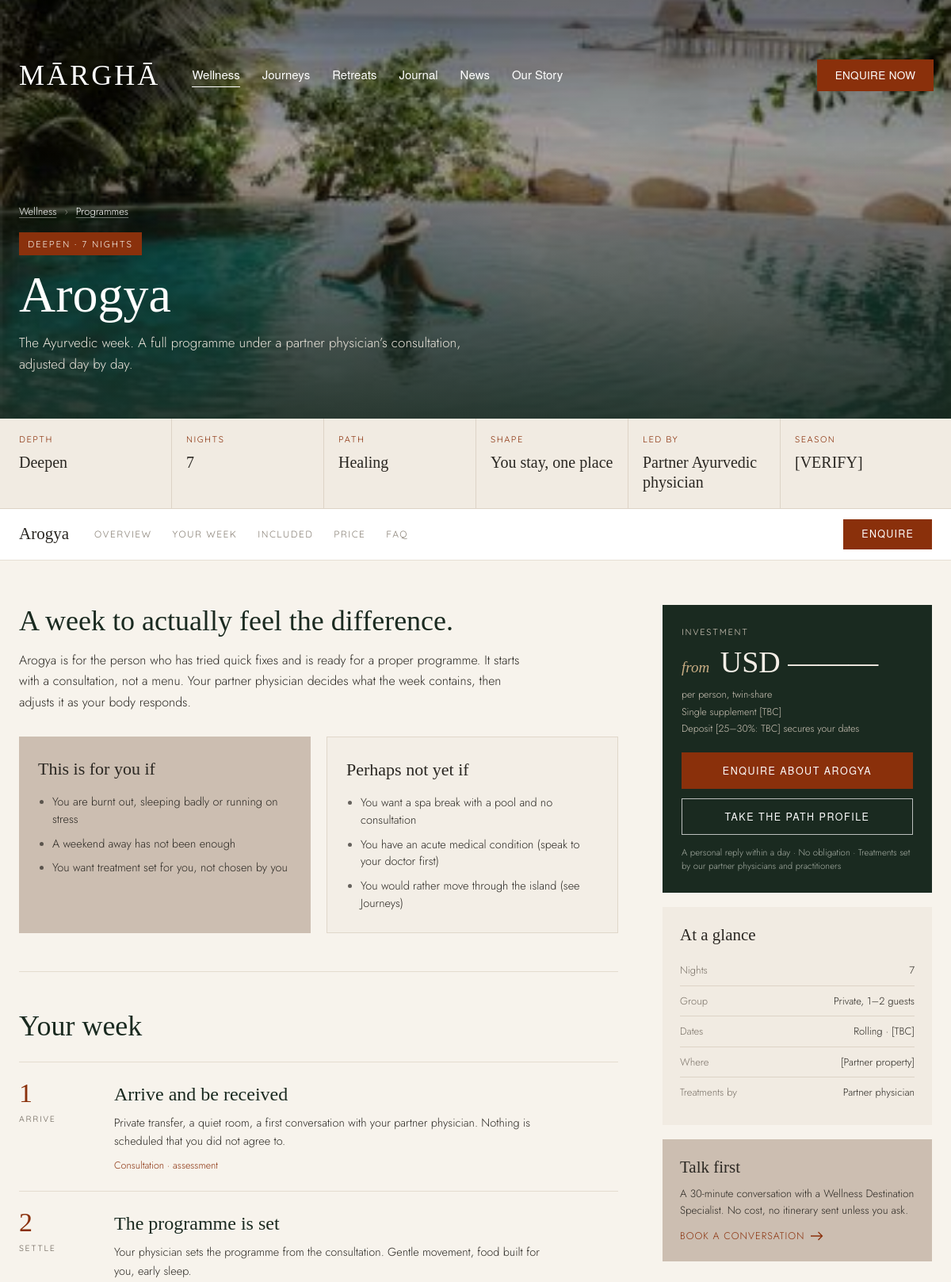
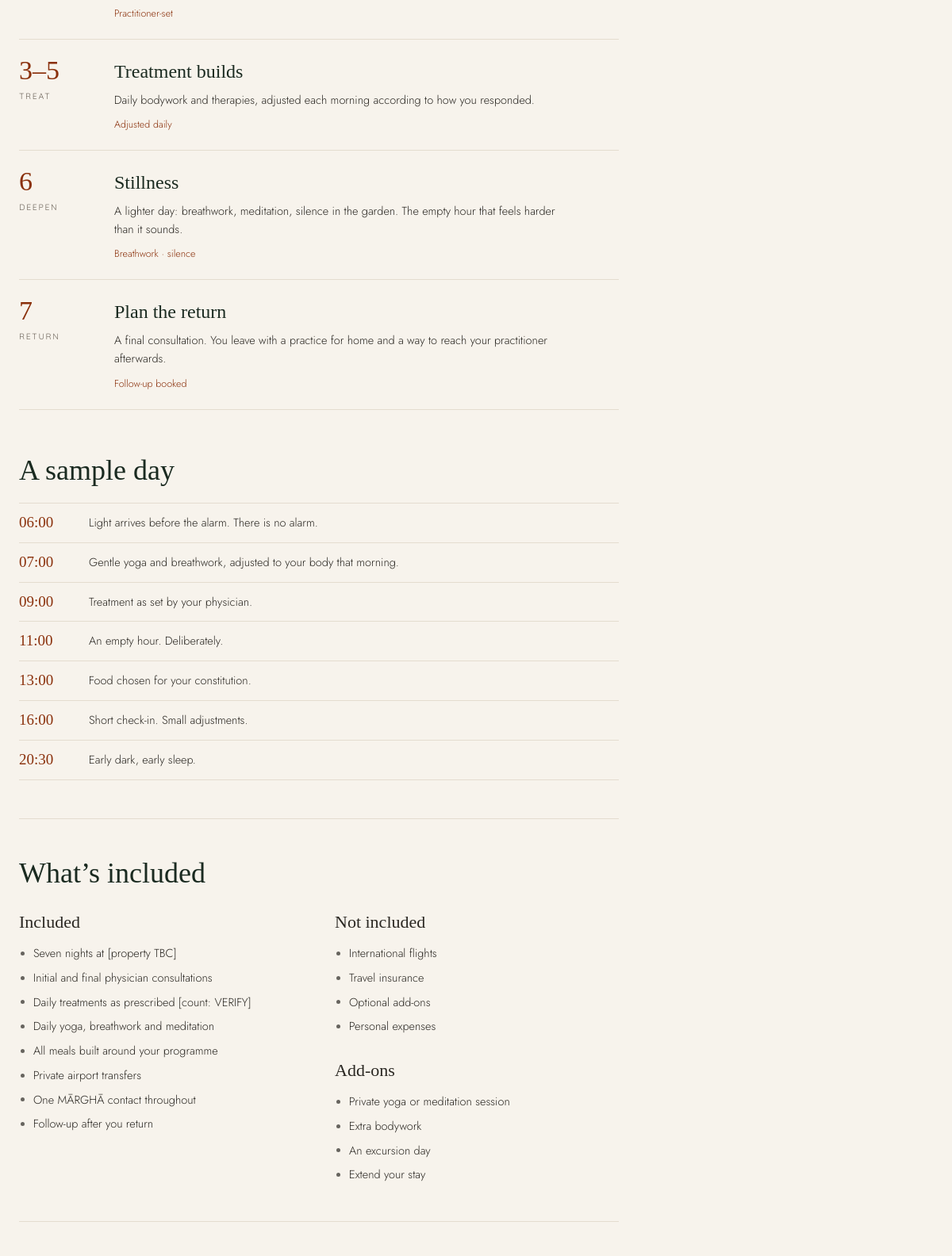
Screenshot of /wellness/package.php?p=arogya (upper part) with the database file from the repository (2 pictures, top to bottom).
### tables this page shows
CREATE TABLE IF NOT EXISTS wellness_programmes (
    id           INT UNSIGNED AUTO_INCREMENT PRIMARY KEY,
    slug         VARCHAR(140) NOT NULL,
    title        VARCHAR(160) NOT NULL,
    depth        VARCHAR(60)  NOT NULL DEFAULT 'begin',
    path         VARCHAR(60)  NOT NULL DEFAULT 'rest',
    audience     VARCHAR(255) NOT NULL DEFAULT 'solo',
    nights       VARCHAR(40)  NOT NULL DEFAULT '',
    image        VARCHAR(255) NOT NULL DEFAULT '',
    summary      VARCHAR(300) NOT NULL DEFAULT '',
    description  MEDIUMTEXT NULL,
    is_active    TINYINT(1) NOT NULL DEFAULT 1,
    sort_order   SMALLINT NOT NULL DEFAULT 0,
    created_at   DATETIME NOT NULL DEFAULT CURRENT_TIMESTAMP,
    UNIQUE KEY uq_wellness_programmes_slug (slug)
);

### wellness/package.php (called while the page is built, shortened)
<?php
require dirname(__DIR__) . '/includes/bootstrap.php';
$package   = get_wellness_package((string) ($_GET['p'] ?? ''));
    ?>
    <?php
require ROOT_PATH . '/pages/wellness-package.php';

### includes/Database.php (called while the page is built, shortened)
<?php
final class Database
{
    private static ?PDO $pdo = null;
    private static bool $failed = false;
    public static function get(): ?PDO
    {
        if (self::$pdo !== null || self::$failed) {
            return self::$pdo;
        }
        try {
            $dsn = sprintf('mysql:host=%s;dbname=%s;charset=%s', DB_HOST, DB_NAME, DB_CHARSET);
            self::$pdo = new PDO($dsn, DB_USER, DB_PASS, [
                PDO::ATTR_ERRMODE            => PDO::ERRMODE_EXCEPTION,
                PDO::ATTR_DEFAULT_FETCH_MODE => PDO::FETCH_ASSOC,
                PDO::ATTR_EMULATE_PREPARES   => false,
            ]);
        } catch (Throwable $e) {
            self::$failed = true;
            error_log('[margha] DB connection failed: ' . $e->getMessage());
        }
        return self::$pdo;
    }
    public static function fetchAll(string $sql, array $params = []): ?array
    {
        $pdo = self::get();
        try {
            $stmt = $pdo->prepare($sql);
            $stmt->execute($params);
            return $stmt->fetchAll();
        } catch (Throwable $e) {
            error_log('[margha] Query failed: ' . $e->getMessage());
            return null;
        }
    }
}

### includes/content.php (called while the page is built, shortened)
<?php
function get_wellness_categories(string $type): array
{
    static $all = null;
    if ($all === null) {
        $all  = [];
        $rows = Database::fetchAll('SELECT type, slug, name FROM wellness_categories ORDER BY sort_order, id');
        if ($rows) {
            foreach ($rows as $r) {
                $all[$r['type']][$r['slug']] = $r['name'];
            }
        } else {
            $all = [
                'depth'    => ['begin' => 'Begin', 'deepen' => 'Deepen', 'immerse' => 'Immerse'],
                'path'     => ['rest' => 'Rest', 'soul' => 'Soul', 'healing' => 'Healing'],
                'audience' => ['solo' => 'Solo', 'women' => 'Women', 'couples' => 'Couples', 'teams' => 'Teams'],
            ];
        }
    }
    return $all[$type] ?? [];
}
function wellness_category_name(string $type, string $slug): string
{
    return get_wellness_categories($type)[$slug] ?? ucwords(str_replace('-', ' ', $slug));
}
function get_related_packages(array $pkg, int $limit = 3): array
{
    $all = array_values(array_filter(get_wellness_programmes(), fn($p) => $p['slug'] !== $pkg['slug']));
    $wanted = array_filter(array_map('trim', explode(',', (string) ($pkg['related'] ?? ''))));
    if ($wanted) {
        $bySlug = array_column($all, null, 'slug');
        return array_slice(array_values(array_filter(array_map(fn($s) => $bySlug[$s] ?? null, $wanted))), 0, $limit);
    }
    $pick  = [];
    return array_slice($pick, 0, $limit);
}
function package_week(string $text): array
{
    return array_map(function (array $parts) {
        if (count(array_filter($parts, 'strlen')) <= 3 && ($parts[3] ?? '') === '') {
            [$day, $title, $body] = array_pad($parts, 3, '');
            return [trim((string) preg_replace('/^days?\s*/i', '', $day)), '', $title, $body, ''];
        }
        return array_pad($parts, 5, '');
    }, text_items($text, 5));
}
function get_wellness_programmes(): array
{
    $rows = Database::fetchAll('SELECT * FROM wellness_programmes WHERE is_active = 1 ORDER BY sort_order, id');
    return $rows ?? wellness_fallback_packages();
}
function get_wellness_package(string $slug): ?array
{
    $rows = Database::fetchAll('SELECT * FROM wellness_programmes WHERE slug = ? LIMIT 1', [$slug]);
    $p = $rows[0] ?? null;
    return $p;
}

### includes/settings.php (called while the page is built, shortened)
<?php
function settings_schema(): array
{
    return $schema;
}
function settings_defaults(): array
{
    static $defaults = null;
    if ($defaults === null) {
        $defaults = [];
        foreach (settings_schema() as $group) {
            foreach ($group['fields'] as $key => $f) {
                $defaults[$key] = (string) $f['default'];
            }
        }
    }
    return $defaults;
}
function settings_saved(bool $refresh = false): array
{
    static $values = null;
    if ($values === null || $refresh) {
        $values = [];
    }
    return $values;
}
function setting(string $key): string
{
    return settings_saved()[$key] ?? settings_defaults()[$key] ?? '';
}

### pages/wellness-package.php (the view, shortened to what this page needs)
<?php
$p      = $package;
$v      = fn(string $k): string => trim((string) ($p[$k] ?? ''));
$name   = $v('title');
$depth  = wellness_category_name('depth', $v('depth'));
$path   = wellness_category_name('path', $v('path'));
$nights = $v('nights');
$nightsText = $nights !== '' ? str_replace('-', '–', $nights) . ' nights' : '';
$hero   = $v('hero_image') !== '' ? $v('hero_image') : $v('image');
$wellness = page_url('wellness');
$enquire  = url('enquire');
$note     = setting('wp_hero_note');
$facts  = text_items($v('facts')) ?: array_values(array_filter([['Depth', $depth], ['Nights', $nights], ['Path', $path]], fn($f) => $f[1] !== ''));
$glance = text_items($v('at_a_glance'));
$week   = package_week($v('week'));
$day    = text_items($v('sample_day'));
$inc    = text_lines($v('included'));
$exc    = text_lines($v('not_included'));
$add    = text_lines($v('addons'));
$faq    = text_items($v('faq'));
$fitFor = text_lines($v('fit_for'));
$fitNot = text_lines($v('fit_not'));
$related = get_related_packages($p);
$hasOverview = $v('headline') !== '' || $v('description') !== '' || $fitFor || $fitNot;
?>
<section class="pk-hero" aria-labelledby="pk-title">
    <?php if ($hero !== ''): ?><img class="pk-hero__bg" src="<?= e(img($hero)) ?>" alt="" fetchpriority="high"><?php endif; ?>
    <div class="container pk-hero__content">
        <p class="pk-crumbs"><a href="<?= e($wellness) ?>">Wellness</a> <span aria-hidden="true">›</span> <a href="<?= e($wellness . '#wp-packages') ?>">Programmes</a></p>
        <p class="pk-badge"><?= e(implode(' · ', array_filter([$depth, $nightsText]))) ?></p>
        <h1 class="pk-hero__title" id="pk-title"><?= e($name) ?></h1>
        <?php if ($v('summary') !== ''): ?><p class="pk-hero__text"><?= e($v('summary')) ?></p><?php endif; ?>
    </div>
</section>
<?php if ($facts): ?>
<div class="pk-facts" aria-label="Key facts">
    <dl class="container pk-facts__list">
        <?php foreach ($facts as [$label, $value]): ?>
        <div class="pk-fact"><dt><?= e($label) ?></dt><dd><?= e($value) ?></dd></div>
        <?php endforeach; ?>
    </dl>
</div>
<?php endif; ?>
<nav class="pk-nav" aria-label="<?= e($name) ?> sections" data-pk-nav>
    <div class="container pk-nav__inner">
        <span class="pk-nav__name"><?= e($name) ?></span>
        <ul class="pk-nav__links">
            <?php if ($hasOverview): ?><li><a href="#overview"><?= e(setting('pk_nav_overview')) ?></a></li><?php endif; ?>
            <?php if ($week || $day): ?><li><a href="#week"><?= e(setting('pk_nav_week')) ?></a></li><?php endif; ?>
            <?php if ($inc || $exc || $add): ?><li><a href="#included"><?= e(setting('pk_nav_included')) ?></a></li><?php endif; ?>
            <li><a href="#price"><?= e(setting('pk_nav_price')) ?></a></li>
            <?php if ($faq): ?><li><a href="#faq"><?= e(setting('pk_nav_faq')) ?></a></li><?php endif; ?>
        </ul>
        <a class="btn btn--rust pk-nav__cta" href="<?= e($enquire) ?>" data-package="<?= e($name) ?>"><?= e(setting('pk_nav_enquire')) ?></a>
    </div>
</nav>
<div class="pk-body">
    <div class="container pk-layout">
        <div class="pk-main">
            <?php if ($hasOverview): ?>
            <section class="pk-block" id="overview">
                <?php if ($v('headline') !== ''): ?><h2 class="pk-title"><?= rich($v('headline')) ?></h2><?php endif; ?>
                <?= paras($v('description'), 'pk-lead') ?>
                <?php if ($fitFor || $fitNot): ?>
                <div class="pk-fit">
                    <?php if ($fitFor): ?>
                    <div class="pk-fit__box pk-fit__box--yes">
                        <h3><?= e(setting('pk_fit_yes')) ?></h3>
                        <ul class="pk-bullets"><?php foreach ($fitFor as $l): ?><li><?= e($l) ?></li><?php endforeach; ?></ul>
                    </div>
                    <?php endif; ?>
                    <?php if ($fitNot): ?>
                    <div class="pk-fit__box pk-fit__box--no">
                        <h3><?= e(setting('pk_fit_no')) ?></h3>
                        <ul class="pk-bullets"><?php foreach ($fitNot as $l): ?><li><?= e($l) ?></li><?php endforeach; ?></ul>
                    </div>
                    <?php endif; ?>
                </div>
                <?php endif; ?>
            </section>
            <?php endif; ?>
            <?php if ($week || $day): ?>
            <section class="pk-block" id="week">
                <?php if ($week): ?>
                <h2 class="pk-title"><?= rich(setting('pk_week_title')) ?></h2>
                <ol class="pk-week">
                    <?php foreach ($week as [$d, $label, $title, $text, $tags]): ?>
                    <li class="pk-week__item">
                        <div class="pk-week__day"><span class="pk-week__num"><?= e($d) ?></span><?php if ($label !== ''): ?><span class="pk-week__label"><?= e($label) ?></span><?php endif; ?></div>
                        <div>
                            <h3><?= e($title) ?></h3>
                            <?php if ($text !== ''): ?><p><?= e($text) ?></p><?php endif; ?>
                            <?php if ($tags !== ''): ?><p class="pk-week__tags"><?= e($tags) ?></p><?php endif; ?>
                        </div>
                    </li>
                    <?php endforeach; ?>
                </ol>
                <?php endif; ?>
                <?php if ($day): ?>
                <h2 class="pk-title pk-title--spaced"><?= rich(setting('pk_day_title')) ?></h2>
                <ol class="pk-day">
                    <?php foreach ($day as [$time, $text]): ?><li><time><?= e($time) ?></time><span><?= e($text) ?></span></li><?php endforeach; ?>
                </ol>
                <?php endif; ?>
            </section>
            <?php endif; ?>
            <?php if ($inc || $exc || $add): ?>
            <section class="pk-block" id="included">
                <h2 class="pk-title"><?= rich(setting('pk_incl_title')) ?></h2>
                <div class="pk-incl">
                    <?php if ($inc): ?>
                    <div><h3 class="pk-sub"><?= e(setting('pk_incl_yes')) ?></h3><ul class="pk-bullets"><?php foreach ($inc as $l): ?><li><?= e($l) ?></li><?php endforeach; ?></ul></div>
                    <?php endif; ?>
                    <div>
                        <?php if ($exc): ?><h3 class="pk-sub"><?= e(setting('pk_incl_no')) ?></h3><ul class="pk-bullets"><?php foreach ($exc as $l): ?><li><?= e($l) ?></li><?php endforeach; ?></ul><?php endif; ?>
                        <?php if ($add): ?><h3 class="pk-sub<?= $exc ? ' pk-sub--spaced' : '' ?>"><?= e(setting('pk_incl_add')) ?></h3><ul class="pk-bullets"><?php foreach ($add as $l): ?><li><?= e($l) ?></li><?php endforeach; ?></ul><?php endif; ?>
                    </div>
                </div>
            </section>
            <?php endif; ?>
        </div>
        <aside class="pk-side">
            <div class="pk-price" id="price">
                <p class="pk-price__eyebrow"><?= e(setting('pk_price_eyebrow')) ?></p>
                <?php if ($v('price_from') !== ''): ?>
                <p class="pk-price__amount"><span><?= e(setting('pk_price_from')) ?></span> <?= e($v('price_from')) ?></p>
                <?php else: ?>
                <p class="pk-price__amount pk-price__amount--ask"><?= e(setting('pk_price_ask')) ?></p>
                <?php endif; ?>
                <?php if ($v('price_basis') !== '' || ($pd = text_lines($v('price_details')))): ?>
                <ul class="pk-price__notes">
                    <?php if ($v('price_basis') !== ''): ?><li><?= e($v('price_basis')) ?></li><?php endif; ?>
                    <?php foreach (text_lines($v('price_details')) as $l): ?><li><?= e($l) ?></li><?php endforeach; ?>
                </ul>
                <?php endif; ?>
                <a class="btn btn--rust pk-price__btn" href="<?= e($enquire) ?>" data-package="<?= e($name) ?>"><?= e(str_replace('{name}', $name, setting('pk_btn_enquire'))) ?></a>
                <a class="btn btn--ghost-light pk-price__btn" href="<?= e($wellness . '#profile') ?>"><?= e(setting('pk_btn_profile')) ?></a>
                <p class="pk-price__note"><?= e($note) ?></p>
            </div>
            <?php if ($glance): ?>
            <div class="pk-card pk-glance">
                <h3><?= e(setting('pk_glance_title')) ?></h3>
                <dl><?php foreach ($glance as [$label, $value]): ?><div><dt><?= e($label) ?></dt><dd><?= e($value) ?></dd></div><?php endforeach; ?></dl>
            </div>
            <?php endif; ?>
            <div class="pk-card pk-talk">
                <h3><?= e(setting('pk_talk_title')) ?></h3>
                <p><?= e(setting('pk_talk_text')) ?></p>
                <a href="<?= e($enquire) ?>" data-package="<?= e($name) ?>"><?= e(setting('pk_talk_link')) ?> <?= arrow_icon() ?></a>
            </div>
        </aside>
    </div>
</div>

### includes/functions.php (shortened to what this page needs)
<?php
function e(?string $value): string
{
    return htmlspecialchars((string) $value, ENT_QUOTES | ENT_SUBSTITUTE, 'UTF-8');
}
function rich(?string $value): string
{
    $s = htmlspecialchars((string) $value, ENT_QUOTES | ENT_SUBSTITUTE, 'UTF-8', false);
    return (string) preg_replace('#&lt;(/?)(em|strong|br)\s*/?&gt;#i', '<$1$2>', $s);
}
function paras(?string $text, string $class = ''): string
{
    $attr = $class !== '' ? ' class="' . e($class) . '"' : '';
    $out  = '';
    foreach (preg_split('/\R\s*\R/u', trim((string) $text)) ?: [] as $p) {
        $p = trim($p);
        if ($p !== '') {
            $out .= '<p' . $attr . '>' . nl2br(rich($p), false) . "</p>\n";
        }
    }
    return $out;
}
function url(string $path = ''): string
{
    $path = ltrim($path, '/');
    return BASE_URL . '/' . $path;
}
function page_url(string $slug): string
{
    return is_file(ROOT_PATH . '/' . $slug . '/index.php') ? url($slug . '/') : url($slug);
}
function img(string $src): string
{
    return url('assets/images/' . ltrim($src, '/'));
}
function arrow_icon(): string
{
    return '<svg class="btn__arrow" width="16" height="12" viewBox="0 0 16 12" aria-hidden="true"><path d="M0 6h14.5M9.5 1l5 5-5 5" fill="none" stroke="currentColor" stroke-width="1.3"/></svg>';
}
function text_lines(?string $text): array
{
    return array_values(array_filter(array_map('trim', preg_split('/\R/u', (string) $text) ?: []), 'strlen'));
}
function text_items(?string $text, int $parts = 2): array
{
    return array_map(fn($l) => array_pad(array_map('trim', explode('|', $l)), $parts, ''), text_lines($text));
}

### rows the page displays
wellness_programmes: hero_image+image (picture), summary "The Ayurvedic week. A full programme under a partner physician’s consultation, adjusted day by day.", headline "A week to actually feel the difference.", description "Arogya is for the person who has tried quick fixes and is ready for a proper programme. It starts with a consultation, not a menu. Your partner physician decides what the week contains, then adjusts it as your body responds.", fit_for "You are burnt out, sleeping badly or running on stress", fit_for "A weekend away has not been enough", fit_for "You want treatment set for you, not chosen by you", fit_not "You want a spa break with a pool and no consultation", fit_not "You have an acute medical condition (speak to your doctor first)", fit_not "You would rather move through the island (see Journeys)", included "Seven nights at [property TBC]", included "Initial and final physician consultations", included "Daily treatments as prescribed [count: VERIFY]", included "Daily yoga, breathwork and meditation", included "All meals built around your programme", included "Private airport transfers", included "One MĀRGHĀ contact throughout", included "Follow-up after you return", not_included "International flights", not_included "Travel insurance", not_included "Optional add-ons", not_included "Personal expenses", addons "Private yoga or meditation session", addons "Extra bodywork", addons "An excursion day", addons "Extend your stay", price_from "USD ———", price_basis "per person, twin-share", price_details "Single supplement [TBC]", price_details "Deposit [25–30%: TBC] secures your dates"

### other values shown
PAGES[$slug][0] "Wellness"
PAGES[$slug][0] "Journeys"
PAGES[$slug][0] "Retreats"
PAGES[$slug][0] "Journal"
PAGES[$slug][0] "News"
PAGES[$slug][0] "Our Story"
implode(' · ', array_filter([$depth, $nightsText])) "DEEPEN · 7 NIGHTS"
$name "Arogya"
$label "DEPTH"
$value "Deepen"
$label "NIGHTS"
$value "7"
$label "PATH"
$value "Healing"
$label "SHAPE"
